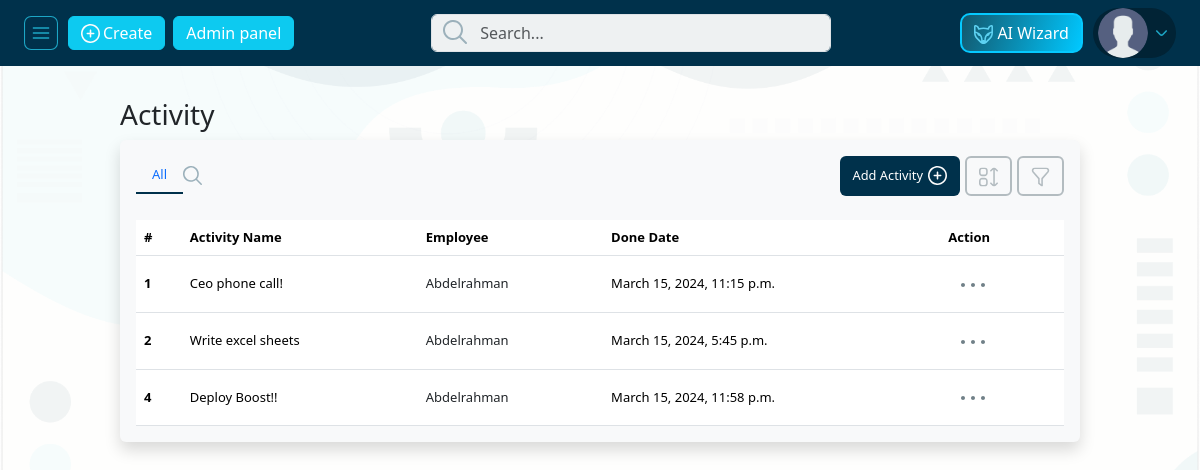
Screenshot of /employee_profile/my-activity (signed in) with the database file from the repository.
### pages/models.py (models this page shows, shortened)
class Employee(models.Model):
    EmployeeID = models.AutoField(primary_key=True)
    FirstName = models.CharField(max_length=255)
    LastName = models.CharField(max_length=255)
    Email = models.EmailField()
    Phone = models.CharField(max_length=20)
    Department = models.ForeignKey(
        Department, on_delete=models.SET_NULL, null=True)
    JobTitle = models.ForeignKey(
        JobTitle, on_delete=models.SET_NULL, null=True)
    HireDate = models.DateField(default=datetime.today())
    user = models.OneToOneField(
        User, on_delete=models.CASCADE, null=True, default=None)
    EmployeePhoto = models.ImageField(
        upload_to='employee_photos/', default='employee_photos/default-employee.webp', null=True, blank=True)
    Location = models.CharField(max_length=50, null=True)
    PerHour = models.CharField(max_length=10, null=True)
    EmployeeTarget = models.IntegerField(max_length=10, null=True, blank=True)
    MinTarget = models.IntegerField(max_length=3, null=True, blank=True)

class Activity(models.Model):
    ActivityID = models.AutoField(primary_key=True)
    Employee = models.ForeignKey(Employee, on_delete=models.CASCADE)
    ActivityName = models.CharField(max_length=255)
    Description = models.TextField(default="default description", null=True)
    Project = models.CharField(max_length=20 ,null=True,blank=True)
    DoneDate = models.DateTimeField(default=timezone.now)

### pages/views.py (the view)
# urls.py: path('employee_profile/my-activity', views.my_activity, name='my-activity'),
@login_required
def my_activity(request):
    employee = get_object_or_404(Employee, user=request.user)
    activity_logs = Activity.objects.filter(Employee=employee)
    context = {
        'employee': employee,
        'activities':activity_logs,
    }
    return render(request, 'pages/activity-log.html', context)

### templates/pages/activity-log.html (shortened to what this page needs)
{% extends 'base_custom.html' %}
{% load static %}
{% block style %}
<link rel="stylesheet" href="{% static 'front-end-static/css/bootstrap.min.css' %}">
<link rel="stylesheet" href="{% static 'front-end-static/css/style.min.css' %}">
{% endblock style %}
{% block content %}
{% include 'parts/navbar.html' %}
<div class="row m-0">
    <div class="col-9 employees_content mt-4 offset_left" id="side_content">
        <h3 class="text-capitalize my-2">Activity</h3>
        <div class="employees_container shadow p-3 mb-5 bg-body-tertiary rounded">
            <div class="nav justify-content-between" id="nav-tab" role="tablist">
                <div class="d-flex align-items-center">
                    <button class="nav-link active" id="nav-home-tab" data-bs-toggle="tab" data-bs-target="#nav-home"
                        type="button" role="tab" aria-controls="nav-home" aria-selected="true">All </button>
                    <img src="{% static 'front-end-static/images/icons/search.svg' %}" style="cursor: pointer;"
                        onclick="search_toggler()" class="icon" alt="icon">
                </div>
                <div class="right d-flex">
                    <a href="{% url 'add-activity' %}" class="btn d-flex align-items-center text-white tracking_mode">
                        <span>Add Activity</span>
                        <img src="{% static 'front-end-static/images/icons/plus.svg' %}" class="icon" alt="icon">
                    </a>
                    <button type="button" class="btn" id="sortBtn">
                        <img src="{% static 'front-end-static/images/icons/table/sort.svg' %}" class="icon" alt="icon">
                    </button>
                    <div class="dropdown">
                        <button type="button" class="btn btn-outline-dark" data-bs-toggle="dropdown"
                            aria-expanded="false">
                            <img src="{% static 'front-end-static/images/icons/table/filter.svg' %}" class="icon"
                                alt="icon">
                        </button>
                    </div>
                </div>
            </div>
            <div class="tab-content" id="nav-tabContent">
                <div class="tab-pane fade show active" id="nav-home" role="tabpanel" aria-labelledby="nav-home-tab"
                    tabindex="0">
                    <div class="table_container mt-4 ">
                        <table class="table mb-0">
                            <thead>
                                <tr>
                                    <th scope="col">#</th>
                                    <th scope="col">Activity Name</th>
                                    <th scope="col">Employee</th>
                                    <th scope="col">Done Date</th>
                                    <th scope="col">Action</th>
                                </tr>
                            </thead>
                            <tbody id="course__body">
                                {% if activities %}
                                {% for activity in activities %}
                                <tr class="align-middle">
                                    <th scope="row">{{activity.ActivityID}}</th>
                                    <td>{{activity.ActivityName}}</td>
                                    <td class="text-dark">{{activity.Employee.FirstName|title}}</td>
                                    <td>{{activity.DoneDate}}</td>
                                    <td>
                                        <div class="dropdown">
                                            <button class="btn" type="button" data-bs-toggle="dropdown"
                                                aria-expanded="false">
                                                <img src="{% static 'front-end-static/images/icons/dots.svg' %}"
                                                    alt="icon">
                                            </button>
                                        </div>
                                    </td>
                                </tr>
                                {% endfor %}
                                {% else %}
                                <h2 class="p-2">Nothing to see here</h2>
                                {% endif %}
                            </tbody>
                        </table>
                    </div>
                </div>
            </div>
        </div>
    </div>
</div>
{% endblock content %}

### templates/parts/navbar.html (shortened to what this page needs)
{% load static %}
<nav class="navbar site_nav">
    <div class="d-flex justify-content-between w-100 mx-4 align-items-center">
        <div class="d-flex left align-items-center">
            <div id="toggler" class="d-flex align-items-center">
                <img src="{% static 'front-end-static/images/icons/nav_btn.svg' %}" class="toggle_icon" alt="nav btn">
            </div>
            <button type="button" class="btn btn-info text-white">
                <img src="{% static 'front-end-static/images/icons/plus.svg' %}" class="icon" alt="plus icon">
                <span>Create</span>
            </button>
            {% if employee.user.is_superuser %}
            <button type="button" class="btn btn-info mx-2 text-white">
                <a style="color: #fff;" href="{% url 'admin:index' %}">Admin panel</a>
            </button>
            {% endif %}
        </div>
        <div class="search_container">
            <form>
                <input type="text" name="q" id="global_nav_search" class="form-control" placeholder="Search...">
            </form>
        </div>
        <div class="d-flex align-items-center">
            <div class="btn ai_btn">
                <a href="{% url 'ai-assistant' %}" style="text-decoration: none;color: white;">
                    <img src="{% static 'front-end-static/images/icons/fox.svg' %}" class="icon" alt="Ai icon">
                    <span>AI Wizard</span>
                </a>
            </div>
            <div class="dropdown d-flex">
                <button class="border-0" type="button" data-bs-toggle="dropdown" aria-expanded="false">
                    {% if employee.EmployeePhoto.url %}
                    <img style="width: 50px;height: 50px;" src="{{ employee.EmployeePhoto.url }}" class="rounded-circle"
                        alt="user">
                    {% endif %}
                    <img src="{% static 'front-end-static/images/icons/arrow_down_light.svg' %}" class="icon"
                        alt="icon">
                </button>
            </div>
        </div>
    </div>
</nav>

### rows the page displays
Employee: EmployeePhoto (picture)
Activity: ActivityID "1", ActivityName "Ceo phone call!", Employee.FirstName "Abdelrahman", DoneDate "March 15, 2024, 11:15 p.m."
Activity: ActivityID "2", ActivityName "Write excel sheets", Employee.FirstName "Abdelrahman", DoneDate "March 15, 2024, 5:45 p.m."
Activity: ActivityID "4", ActivityName "Deploy Boost!!", Employee.FirstName "Abdelrahman", DoneDate "March 15, 2024, 11:58 p.m."
